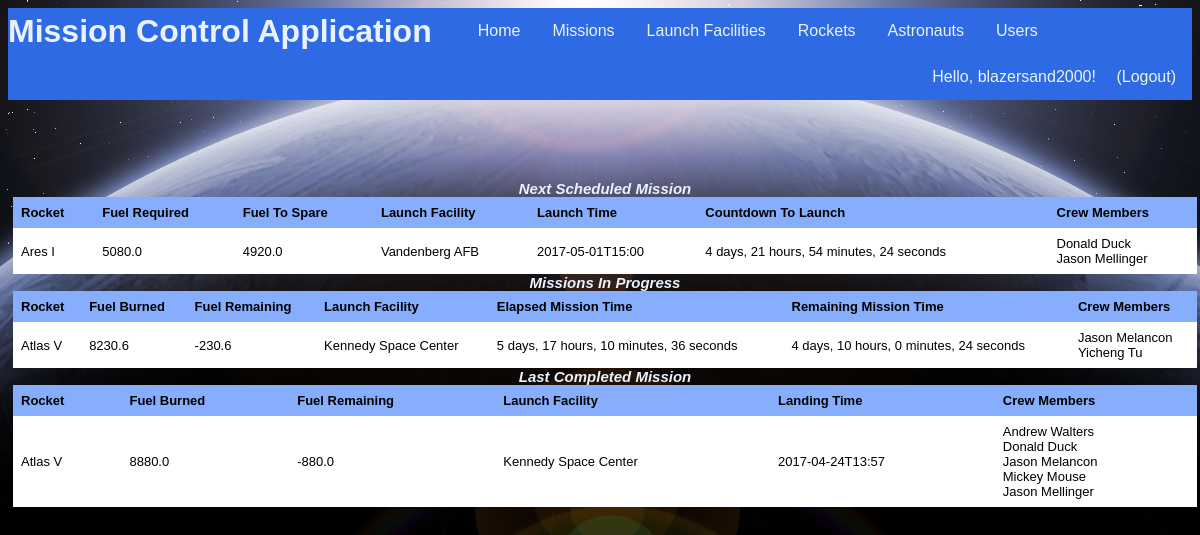
Page / (signed in) on the committed database.
### tables this page shows
CREATE TABLE "Users" (
	`uid`	INTEGER NOT NULL PRIMARY KEY AUTOINCREMENT,
	`firstName`	TEXT NOT NULL,
	`lastName`	TEXT NOT NULL,
	`username`	TEXT NOT NULL UNIQUE,
	`password`	TEXT NOT NULL,
	`regTime`	TEXT NOT NULL,
	`lastLoginTime`	TEXT,
	`pid`	INTEGER NOT NULL
);

CREATE TABLE "Mission" (
	`mid`	INTEGER NOT NULL PRIMARY KEY AUTOINCREMENT,
	`rid`	INTEGER NOT NULL,
	`fid`	INTEGER NOT NULL,
	`launchTime`	TEXT NOT NULL,
	`landTime`	TEXT NOT NULL
);

### app.py (the view)
@app.route("/")
def index():
    if not current_user.is_authenticated:
        return render_template("index.html")
    else:
        previousMissionRows = DBgetRealTimeMissionInfo("previous")
        currentMissionsRows = DBgetRealTimeMissionInfo("current")
        nextMissionRows = DBgetRealTimeMissionInfo("next")
        previousMissionHeaders=("Rocket", "Fuel Burned", "Fuel Remaining", "Launch Facility", "Landing Time", "Crew Members")
        currentMissionHeaders=("Rocket", "Fuel Burned", "Fuel Remaining", "Launch Facility", "Elapsed Mission Time", "Remaining Mission Time", "Crew Members")
        nextMissionHeaders=("Rocket", "Fuel Required", "Fuel To Spare", "Launch Facility", "Launch Time", "Countdown To Launch", "Crew Members")
        return render_template("index.html", pHeaders=previousMissionHeaders, pRows=previousMissionRows, cHeaders=currentMissionHeaders, cRows=currentMissionsRows, nHeaders=nextMissionHeaders, nRows=nextMissionRows)

### app.py (called while the page is built)
@login_manager.user_loader
def load_user(username):
    userRecord = DBgetUser(username)
    if userRecord:
        user = User(userRecord["username"], userRecord["password"], True)
        user.permission = userRecord["pid"]
        return user
    return None

def DBgetUser(username):
    conn = sqlite3.connect(dbPath)
    conn.row_factory = sqlite3.Row
    c = conn.cursor()
    c.execute("SELECT * from Users WHERE username = ?", (username,))
    userRecord = c.fetchone()
    conn.close()
    return userRecord

### templates/index.html (shortened to what this page needs)
{% extends "main_template.html" %}
{% from 'macros.html' import GenerateRealTimeInfo with context %}
{% block body %}
{% if not current_user.is_authenticated %}
    <div class="light-text">
        <h2>Welcome to Mission Control!</h2>
        <p/>
        Please login or sign up to use this system.
    </div>
{% else %}
    <section style="width: 100%">
        {{ GenerateRealTimeInfo('Next Scheduled Mission', nHeaders, nRows) }}
        {{ GenerateRealTimeInfo('Missions In Progress', cHeaders, cRows) }}
        {{ GenerateRealTimeInfo('Last Completed Mission', pHeaders, pRows) }}
    </section>
{% endif %}
{% endblock %}

### templates/main_template.html (shortened to what this page needs)
<!DOCTYPE html>
<html>
	<head>
		<link rel="stylesheet" type= "text/css" href="{{ url_for('static', filename='styles.css') }}">
	</head>
	<body>
		<header>
			<ul class="nav">
				<h1 class="nav">Mission Control Application</h1>
				<li class="nav"><a class="nav" href="{{ url_for('index') }}">Home</a></li>
				{% if current_user.is_authenticated %}
				<li class="nav"><a class="nav" href="{{ url_for('showMissions') }}">Missions</a></li>
				<li class="nav"><a class="nav" href="{{ url_for('showFacilities') }}">Launch Facilities</a></li>
				<li class="nav"><a class="nav" href="{{ url_for('showRockets') }}">Rockets</a></li>
				<li class="nav"><a class="nav" href="{{ url_for('showAstronauts') }}">Astronauts</a></li>
				<li class="nav"><a class="nav" href="{{ url_for('showUsers') }}">Users</a></li>
				{% endif %}
				<div class="user-greeting">
					{% if current_user.is_authenticated %}
  						Hello, {{ current_user.id }}!    <a class="nav" href="{{ url_for('showLogout') }}">(Logout)</a>
					{% else %}
						Hello, guest!    <a class="nav" href="{{ url_for('showLogin') }}">Login</a><a class="nav" href="{{ url_for('showSignup') }}">Sign Up</a>
					{% endif %}
				</div>
			</ul>
		</header>
		{% block body %}{% endblock %}
	</body>
</html>

### templates/macros.html (shortened to what this page needs)
{% macro GenerateRealTimeInfo(title, headers, rows) %}
	{% if rows %}
		<table>
			<caption>
				{{title}}
			</caption>
			<tr>
				{% for header in headers %}
				<th>{{header}}</th>
				{% endfor %}
			</tr>
			{% for row in rows %}
			<tr>
				{% for key in row.keys() %}
					{% if key == "launchTimeLive" %}
						<td>
							<span id="{{ row['mid'] }}launchTimeLive">
							</span>
						</td>
					{% elif key == "landTimeLive" %}
						<td>
							<span id="{{ row['mid'] }}landTimeLive">
							</span>
						</td>
					{% elif key == "fuelBurnRateLive" %}
						<td>
							<span id="{{ row['mid'] }}fuelBurnRateLive">
							</span>
						</td>
					{% elif key == "fuelTankSizeLive" %}
						<td>
							<span id="{{ row['mid'] }}fuelTankSizeLive">
							</span>
						</td>
					{% elif key == "countdownToLaunchLive" %}
						<td>
							<span id="{{ row['mid'] }}countdownToLaunchLive">
							</span>
						</td>
					{% elif loop.index0 > 0 %}
						<td>
							{{ row[key] | safe }}
						</td>
					{% endif %}
				{% endfor %}
			</tr>
			{% endfor %}
		</table>
	{% else %}
		No {{ title }}!
	{% endif %}
{% endmacro %}

### static/styles.css (style rules this page uses)
:root { --light-blue: #EBF2FF; --medium-blue: #86AEFD; --dark-blue: #2D6AE3; }
header { margin-bottom: 80px; }
ul.nav { list-style-type: none; text-align: center; display: block; margin: 0; padding: 0; overflow: hidden; background-color: var(--dark-blue); }
li.nav { float: left; }
a.nav { display: inline-block; color: var(--light-blue); text-align: center; padding: 14px 16px; text-decoration: none; font-family: "Trebuchet MS", Helvetica, sans-serif; }
h1.nav { float: left; margin: 0; padding: 5px 30px 0px 0px; font-family: "Trebuchet MS", Helvetica, sans-serif; color: var(--light-blue); vertical-align: bottom; }
.user-greeting { float: right; list-style-type: none; text-align: center; margin: 0; overflow: hidden; background-color: var(--dark-blue); text-align: center; vertical-align: center; text-decoration: none; font-family: "Trebuchet MS", Helvetica, sans-serif; color: var(--light-blue); }
section { margin: 5px; }
table { border-collapse: collapse; width: 100%; table-layout: auto; }
th, td { text-align: left; padding: 8px; font: 13px Arial, Helvetica, sans-serif; }
caption { font: 13px Arial, Helvetica, sans-serif; font-weight: bold; font-style: italic; font-size: 15px; color: var(--light-blue); }
tr { background-color: var(--light-blue) }
tr:nth-child(even) { background-color: white }
th { background-color: var(--medium-blue); font-weight: bold; }

### rows in the picture
Users: id "blazersand2000"
Mission: row "Ares I" "5080.0" "4920.0" "Vandenberg AFB" "2017-05-01T15:00" "Donald Duck Jason Mellinger"
Mission: row "Atlas V" "Kennedy Space Center" "Jason Melancon Yicheng Tu"
Mission: row "Atlas V" "8880.0" "-880.0" "Kennedy Space Center" "2017-04-24T13:57" "Andrew Walters Donald Duck Jason Melancon Mickey Mouse Jason Mellinger"

### other values in the picture
{{ title }} "Next Scheduled Mission Missions In Progress Last Completed Mission"
{{ header }} "Rocket" "Fuel Required" "Fuel To Spare" "Launch Facility" "Launch Time" "Countdown To Launch" "Crew Members" "Rocket" "Fuel Burned" "Fuel Remaining" "Launch Facility" "Elapsed Mission Time" "Remaining Mission Time" "Crew Members" "Rocket" "Fuel Burned" "Fuel Remaining" "Launch Facility" "Landing Time" "Crew Members"
